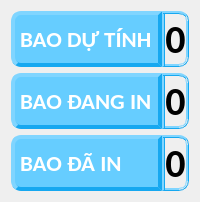
              <widget class="QWidget" name="widget_33" native="true">
               <property name="styleSheet">
                <string notr="true"/>
               </property>
               <layout class="QHBoxLayout" name="horizontalLayout_13" stretch="2,3">
                <property name="spacing">
                 <number>0</number>
                </property>
                <item>
                 <widget class="QWidget" name="widget_34" native="true">
                  <property name="styleSheet">
                   <string notr="true">#label_11, #label_12, #label_13 {
	border-top-left-radius: 10px;
	border-bottom-left-radius: 10px;
	border-right: 4px outset  #16a8f0;
	border-left: 4px outset  #16a8f0;
	border-top:4px outset  #16a8f0;
	border-bottom: 4px outset  #16a8f0;
	background-color: #66cdff;
	color: #fff;
}
</string>
                  </property>
                  <layout class="QVBoxLayout" name="verticalLayout_22">
                   <property name="leftMargin">
                    <number>0</number>
                   </property>
                   <property name="topMargin">
                    <number>0</number>
                   </property>
                   <property name="rightMargin">
                    <number>0</number>
                   </property>
                   <property name="bottomMargin">
                    <number>0</number>
                   </property>
                   <item>
                    <widget class="QLabel" name="label_11">
                     <property name="font">
                      <font>
                       <family>Calibri</family>
                       <pointsize>17</pointsize>
                       <weight>75</weight>
                       <bold>true</bold>
                      </font>
                     </property>
                     <property name="text">
                      <string>BAO DỰ TÍNH</string>
                     </property>
                     <property name="alignment">
                      <set>Qt::AlignLeading|Qt::AlignLeft|Qt::AlignVCenter</set>
                     </property>
                     <property name="margin">
                      <number>10</number>
                     </property>
                    </widget>
                   </item>
                   <item>
                    <widget class="QLabel" name="label_12">
                     <property name="font">
                      <font>
                       <family>Calibri</family>
                       <pointsize>17</pointsize>
                       <weight>75</weight>
                       <bold>true</bold>
                      </font>
                     </property>
                     <property name="text">
                      <string>BAO ĐANG IN</string>
                     </property>
                     <property name="alignment">
                      <set>Qt::AlignLeading|Qt::AlignLeft|Qt::AlignVCenter</set>
                     </property>
                     <property name="margin">
                      <number>10</number>
                     </property>
                    </widget>
                   </item>
                   <item>
                    <widget class="QLabel" name="label_13">
                     <property name="font">
                      <font>
                       <family>Calibri</family>
                       <pointsize>17</pointsize>
                       <weight>75</weight>
                       <bold>true</bold>
                      </font>
                     </property>
                     <property name="text">
                      <string>BAO ĐÃ IN</string>
                     </property>
                     <property name="alignment">
                      <set>Qt::AlignLeading|Qt::AlignLeft|Qt::AlignVCenter</set>
                     </property>
                     <property name="margin">
                      <number>10</number>
                     </property>
                    </widget>
                   </item>
                  </layout>
                 </widget>
                </item>
                <item>
                 <widget class="QWidget" name="widget_35" native="true">
                  <property name="styleSheet">
                   <string notr="true">#txtBaoDangIn2, #txtBaoDaIn2, #txtBaoDuTinh2 {
	border-top-right-radius: 10px;
	border-bottom-right-radius: 10px;
	border-right: 3px ridge #16a8f0;
	border-left: 3px ridge #16a8f0;
	border-top: 3px ridge #16a8f0;
	border-bottom: 3px ridge #16a8f0;
}
</string>
                  </property>
                  <layout class="QVBoxLayout" name="verticalLayout_23">
                   <property name="leftMargin">
                    <number>0</number>
                   </property>
                   <property name="topMargin">
                    <number>0</number>
                   </property>
                   <property name="rightMargin">
                    <number>0</number>
                   </property>
                   <property name="bottomMargin">
                    <number>0</number>
                   </property>
                   <item>
                    <widget class="QLabel" name="txtBaoDuTinh2">
                     <property name="font">
                      <font>
                       <family>Calibri</family>
                       <pointsize>30</pointsize>
                       <weight>75</weight>
                       <bold>true</bold>
                      </font>
                     </property>
                     <property name="text">
                      <string>0</string>
                     </property>
                     <property name="alignment">
                      <set>Qt::AlignCenter</set>
                     </property>
                     <property name="margin">
                      <number>5</number>
                     </property>
                    </widget>
                   </item>
                   <item>
                    <widget class="QLabel" name="txtBaoDangIn2">
                     <property name="font">
                      <font>
                       <family>Calibri</family>
                       <pointsize>30</pointsize>
                       <weight>75</weight>
                       <bold>true</bold>
                      </font>
                     </property>
                     <property name="text">
                      <string>0</string>
                     </property>
                     <property name="alignment">
                      <set>Qt::AlignCenter</set>
                     </property>
                     <property name="margin">
                      <number>5</number>
                     </property>
                    </widget>
                   </item>
                   <item>
                    <widget class="QLabel" name="txtBaoDaIn2">
                     <property name="font">
                      <font>
                       <family>Calibri</family>
                       <pointsize>30</pointsize>
                       <weight>75</weight>
                       <bold>true</bold>
                      </font>
                     </property>
                     <property name="text">
                      <string>0</string>
                     </property>
                     <property name="alignment">
                      <set>Qt::AlignCenter</set>
                     </property>
                     <property name="margin">
                      <number>5</number>
                     </property>
                    </widget>
                   </item>
                  </layout>
                 </widget>
                </item>
               </layout>
              </widget>
